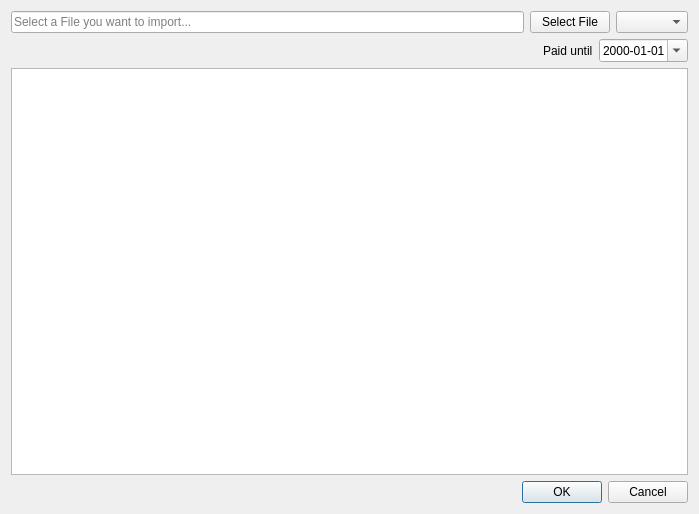
<?xml version="1.0" encoding="UTF-8"?>
<ui version="4.0">
 <class>PaymentImportDialog</class>
 <widget class="QWidget" name="PaymentImportDialog">
  <property name="geometry">
   <rect>
    <x>0</x>
    <y>0</y>
    <width>699</width>
    <height>514</height>
   </rect>
  </property>
  <property name="windowTitle">
   <string>Import Payments from a File</string>
  </property>
  <property name="windowIcon">
   <iconset resource="../PiTres.qrc">
    <normaloff>:/resources/application_logo.svg</normaloff>:/resources/application_logo.svg</iconset>
  </property>
  <layout class="QVBoxLayout" name="verticalLayout">
   <item>
    <layout class="QHBoxLayout" name="horizontalLayout">
     <item>
      <widget class="QLineEdit" name="editFile">
       <property name="enabled">
        <bool>true</bool>
       </property>
       <property name="text">
        <string/>
       </property>
       <property name="placeholderText">
        <string>Select a File you want to import...</string>
       </property>
      </widget>
     </item>
     <item>
      <widget class="QPushButton" name="btnSelectFile">
       <property name="text">
        <string>Select File</string>
       </property>
      </widget>
     </item>
     <item>
      <widget class="QComboBox" name="importType"/>
     </item>
    </layout>
   </item>
   <item>
    <layout class="QHBoxLayout" name="horizontalLayout_2">
     <item>
      <spacer name="horizontalSpacer">
       <property name="orientation">
        <enum>Qt::Horizontal</enum>
       </property>
       <property name="sizeHint" stdset="0">
        <size>
         <width>40</width>
         <height>20</height>
        </size>
       </property>
      </spacer>
     </item>
     <item>
      <widget class="QLabel" name="label">
       <property name="text">
        <string>Paid until</string>
       </property>
      </widget>
     </item>
     <item>
      <widget class="QDateEdit" name="paidDue">
       <property name="displayFormat">
        <string>yyyy-MM-dd</string>
       </property>
       <property name="calendarPopup">
        <bool>true</bool>
       </property>
      </widget>
     </item>
    </layout>
   </item>
   <item>
    <widget class="QTableWidget" name="tableWidget">
     <property name="selectionBehavior">
      <enum>QAbstractItemView::SelectRows</enum>
     </property>
    </widget>
   </item>
   <item>
    <widget class="QDialogButtonBox" name="buttonBox">
     <property name="standardButtons">
      <set>QDialogButtonBox::Cancel|QDialogButtonBox::Ok</set>
     </property>
    </widget>
   </item>
  </layout>
  <action name="actionFile">
   <property name="text">
    <string>Select File</string>
   </property>
   <property name="toolTip">
    <string>Select a file to parse and Import</string>
   </property>
  </action>
  <action name="actionParse">
   <property name="icon">
    <iconset resource="../PiTres.qrc">
     <normaloff>:/icons/resources/icons/income.png</normaloff>:/icons/resources/icons/income.png</iconset>
   </property>
   <property name="text">
    <string>Parse file</string>
   </property>
   <property name="toolTip">
    <string>Parse the selected file</string>
   </property>
  </action>
  <action name="actionImport">
   <property name="text">
    <string>Import</string>
   </property>
   <property name="toolTip">
    <string>Import all parsed entries</string>
   </property>
  </action>
 </widget>
 <tabstops>
  <tabstop>editFile</tabstop>
  <tabstop>btnSelectFile</tabstop>
  <tabstop>importType</tabstop>
  <tabstop>paidDue</tabstop>
  <tabstop>tableWidget</tabstop>
  <tabstop>buttonBox</tabstop>
 </tabstops>
 <resources>
  <include location="../PiTres.qrc"/>
 </resources>
 <connections>
  <connection>
   <sender>btnSelectFile</sender>
   <signal>clicked()</signal>
   <receiver>actionFile</receiver>
   <slot>trigger()</slot>
   <hints>
    <hint type="sourcelabel">
     <x>484</x>
     <y>17</y>
    </hint>
    <hint type="destinationlabel">
     <x>-1</x>
     <y>-1</y>
    </hint>
   </hints>
  </connection>
  <connection>
   <sender>buttonBox</sender>
   <signal>accepted()</signal>
   <receiver>actionImport</receiver>
   <slot>trigger()</slot>
   <hints>
    <hint type="sourcelabel">
     <x>349</x>
     <y>497</y>
    </hint>
    <hint type="destinationlabel">
     <x>-1</x>
     <y>-1</y>
    </hint>
   </hints>
  </connection>
  <connection>
   <sender>buttonBox</sender>
   <signal>rejected()</signal>
   <receiver>PaymentImportDialog</receiver>
   <slot>hide()</slot>
   <hints>
    <hint type="sourcelabel">
     <x>349</x>
     <y>497</y>
    </hint>
    <hint type="destinationlabel">
     <x>349</x>
     <y>256</y>
    </hint>
   </hints>
  </connection>
  <connection>
   <sender>importType</sender>
   <signal>currentIndexChanged(int)</signal>
   <receiver>actionParse</receiver>
   <slot>trigger()</slot>
   <hints>
    <hint type="sourcelabel">
     <x>641</x>
     <y>16</y>
    </hint>
    <hint type="destinationlabel">
     <x>-1</x>
     <y>-1</y>
    </hint>
   </hints>
  </connection>
 </connections>
</ui>
